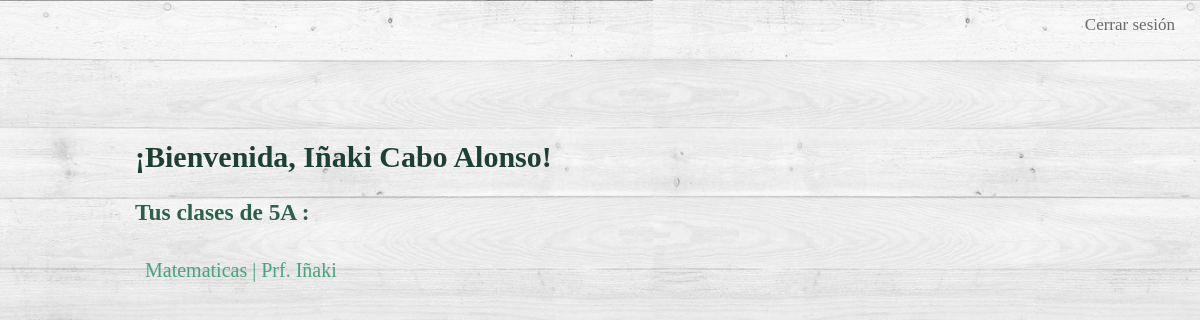
/salon/1/ (signed in), run on an earlier commit of the app's database.
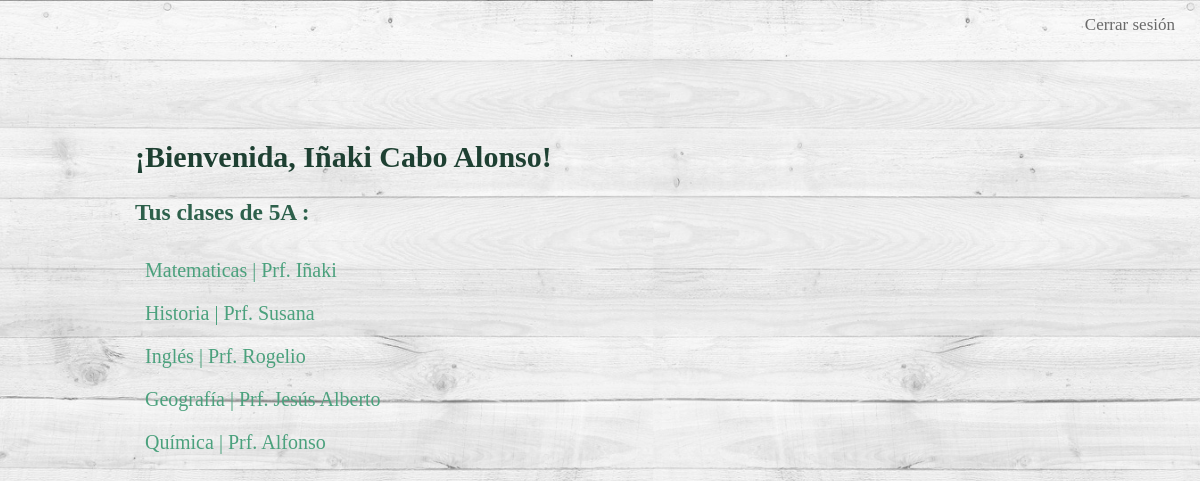
And on a later commit of the database.
### user/models.py (models this page shows, shortened)
class User(AbstractBaseUser, PermissionsMixin):
    class Meta:
        verbose_name = 'User'
        verbose_name_plural = 'Users'
    username = models.CharField(max_length=30, unique=True,
                                help_text='Required. 30 characters or fewer. Letters, digits and @/./+/-/_ only.',
                                validators=[validators.RegexValidator(r'^[\w.@+-]+$', (
                                    'Enter a valid username. This value may contain only '
                                    'letters, numbers ' 'and @/./+/-/_ characters.')), ],
                                error_messages={
                                    'unique': "A user with that username already exists.",
                                },
                                )
    full_name = models.CharField('full name', max_length=50, blank=False)
    email = models.EmailField()
    is_professor = models.BooleanField('professor status', default=False)
    classroom = models.ForeignKey(Classroom, blank=True, null=True)
    is_staff = models.BooleanField(
        'staff status',
        default=False,
        help_text='Designates whether the user can log into this admin site.',
    )
    objects = UserManager()
    USERNAME_FIELD = 'username'
    REQUIRED_FIELDS = ['email']

### school/models.py (models this page shows)
class Classroom(models.Model):
    class Meta:
        verbose_name = 'Classroom'
        verbose_name_plural = 'Classrooms'
    school = models.ForeignKey(School)
    name = models.CharField(max_length=30)
    def __str__(self):
        return self.name

class Subject(models.Model):
    class Meta:
        verbose_name = 'Subject'
        verbose_name_plural = 'Subjects'
    classroom = models.ForeignKey(Classroom)
    name = models.CharField(max_length=20)
    professor = models.CharField(max_length=30)
    def __str__(self):
        return self.name

### school/views.py (the view)
# urls.py: url(r'salon/(?P<pk>[0-9])/$', school_views.classroom_view, name='classroom'),
def classroom_view(request, pk):
    user = request.user
    if not user.is_authenticated():
        print('not authenticated')
        return HttpResponseRedirect("/login/")
    else:
        print('authenticated')
        classroom = Classroom.objects.get(pk=pk)
        subjects = {}
        subjectObjects = Subject.objects.filter(classroom=classroom)
        for subject in subjectObjects:
            subjects.setdefault('subject', []).append(subject)
        dictionary = {'classroom': classroom, 'subjects': subjects, 'user': user}
        print(dictionary)
        return render(request, 'index.html', dictionary)

### templates/index.html (shortened to what this page needs)
<!DOCTYPE html>
<html lang="en">
<head>
    {% load static %}
    <link rel="stylesheet" href="{% static 'style.css' %}">
</head>
<body class="inside">
    <div class="containerthree">
        <a href="{% url 'logout' %}" class="close">Cerrar sesión</a>
        <h2 id="welcome">¡Bienvenida, {{ user.full_name }}!</h2>
        <h3>Tus clases de {{ classroom }} :</h3>
        <ul class="classess">
            {% for subject in subjects.subject %}
                <li class="subject"><a href="{% url 'subject' subject.pk %}" class="subjects">{{ subject.name }}   |   Prf. {{ subject.professor }} </a></li>
            {% endfor %}
        </ul>
    </div>
</body>
</html>

### static/style.css (style rules this page uses)
#welcome { color: #1e4032; }
h3 { color: #2d604b; }
.inside { background: url("img/inside.jpg") no-repeat center center fixed; -webkit-background-size: cover; -moz-background-size: cover; background-size: cover; }
.containerthree { font-size: 20px; color: black; font-family: "Arial Rounded MT Bold"; position: absolute; right: 200px; left: 50px; top: 30px; bottom: 100px; padding: 85px; text-align: left; }
.close { color: dimgrey; margin: 15px 25px; text-decoration: none; font-size: 17px; position: fixed; right: 0; top: 0; }
.classess { list-style: none; padding: 10px; }
.subject { padding: 10px; }
.subjects { color: #4ba17d; margin: 0px; text-decoration: none; transition: 1s; }
.classess { list-style: none; margin: 0 auto; padding: 0; width: 90vw; }

What changed in the data, as far as the page shows it:
added Subject: name "Historia", professor "Susana"
added Subject: name "Inglés", professor "Rogelio"
added Subject: name "Geografía", professor "Jesús Alberto"
added Subject: name "Química", professor "Alfonso"
